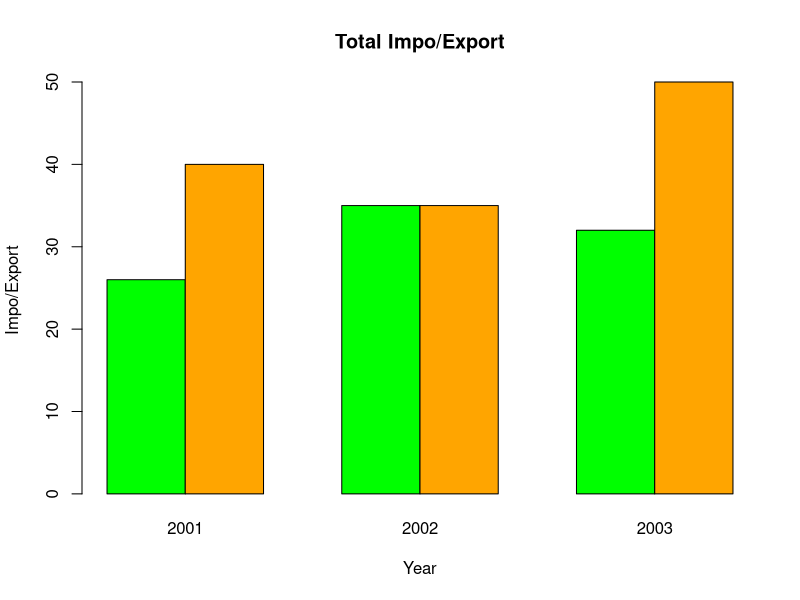

R code for this plot:

colors <- c("green", "orange")
months <- c("2001", "2002", "2003")
regions <- c("Export", "Import")

Values <- matrix(c(26, 35, 32, 40, 35, 50), nrow = 2, ncol = 3, byrow = TRUE)

barplot(Values, main = "Total Impo/Export", names.arg = months, xlab = "Year", ylab = "Impo/Export", col = colors, beside = TRUE)